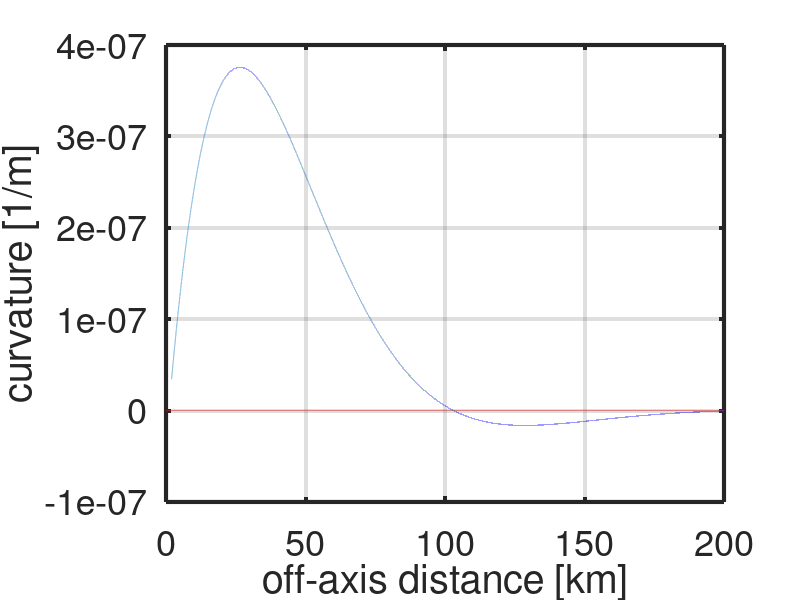
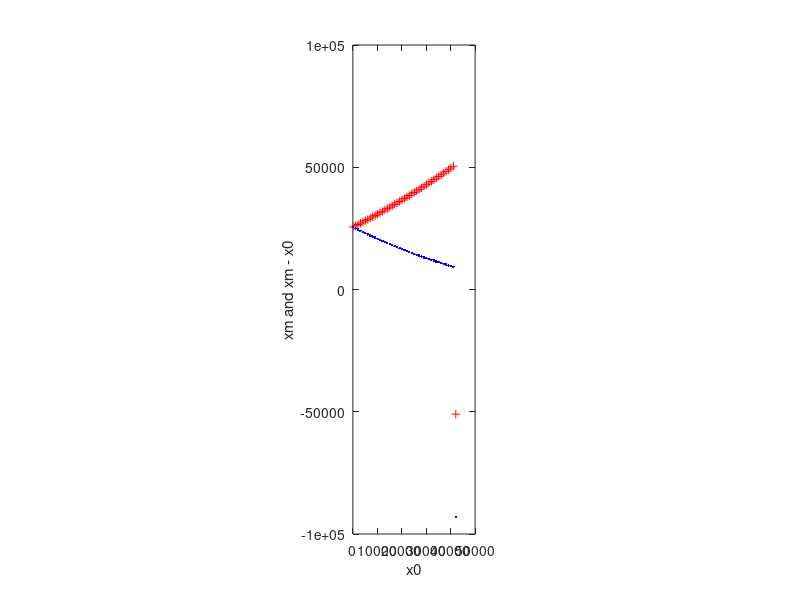

MATLAB code for these plots, in order:
clear 
clc
close all

% analytic plot of curvature of SDRs
w0 = 5000;
x0 = 2000;
%x0 = 1000;
alpha = 32500;
x =  linspace(0,200000, 100000);

flag = x > x0;
[c1, ia1, ic1]=unique(flag);

d2wdx2 = -2 * w0 / alpha^2 * (exp(-x / alpha) .* (sin(x/alpha) + cos(x/alpha)) - ...
    exp(-(x-x0) / alpha) .* (sin((x-x0)/alpha) + cos((x-x0)/alpha)));  

d3wdx3 = -4*w0/alpha^3 * (exp(-x / alpha) .* (-sin(x/alpha)) + ...
    exp(-(x-x0) / alpha).*(sin((x-x0)/alpha)));  

plot(x(ia1(2):length(x))/1000, d2wdx2(ia1(2):length(d2wdx2)), '--', x/1000, zeros(size(x)))
%axis tight
xlabel('off-axis distance [km]','Fontsize',26')
ylabel('curvature [1/m]','Fontsize',26')
set(gca,'Fontsize',26','Linewidth',3)
grid on

xm = alpha * atan((1 / tan(x0/alpha) - exp(-x0/alpha)/sin(x0/alpha))^(-1));
% xm is the distance off axis of the location of the maximum curvature 

exp(-xm/alpha)*sin(xm/alpha)

exp(-(xm-x0)/alpha)*sin((xm-x0)/alpha)


figure
for x0 = 100:1000:1.3*alpha
    x0
    xm = alpha * atan((1 / tan(x0/alpha) - exp(-x0/alpha)/sin(x0/alpha))^(-1));
    plot(x0,xm,'r+', x0, (xm - x0), 'b.')
    xlabel('x0')
    ylabel('xm and xm - x0')
    hold on
    daspect([1 1 1])
end
%{
figure
for x0 = 100:500:1.3*alpha
    x0
    xm = alpha * atan((1 / tan(x0/alpha) - exp(-x0/alpha)/sin(x0/alpha))^(-1));
    plot(x0,xm,'r+', x0, (xm - x0), 'b.')
    hold on
    daspect([1 1 1])
end
%}